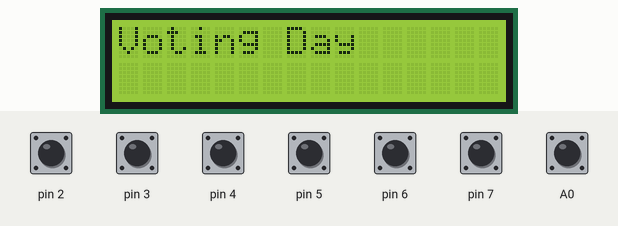
Simulated run of this sketch. Board: Arduino Uno, built with avr-gcc and run on an emulated ATmega328P. Shown: 16×2 character LCD. The inputs (shaded band) are chosen by the test bench; at power-on: A0, pin 2–7 HIGH. EEPROM starts erased; what the sketch prints to the serial monitor is not drawn.

Above: at 0.1 s.
2.8 s: pin 2 pulled LOW for 1 s
At 3.2 s:
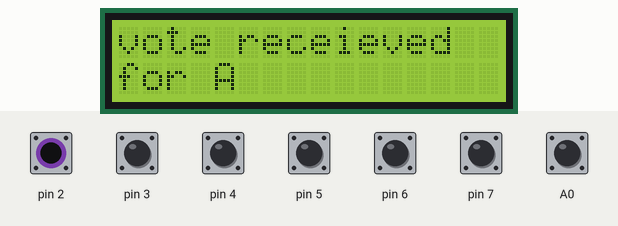
5.5 s: pin 5 pulled LOW for 0.15 s
At 6.6 s:
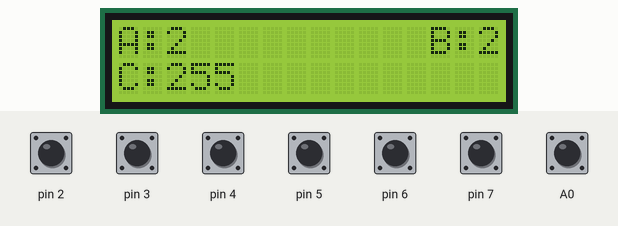
8.6 s: pin 6 pulled LOW for 1 s
At 8.75 s:
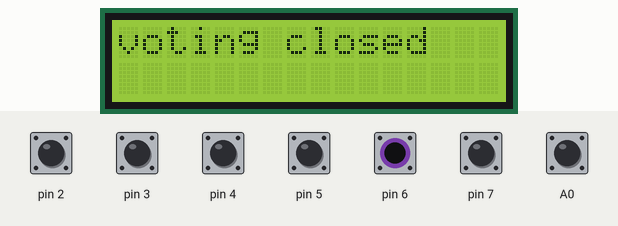
11.3 s: pin 4 pulled LOW for 0.15 s
At 11.7 s:
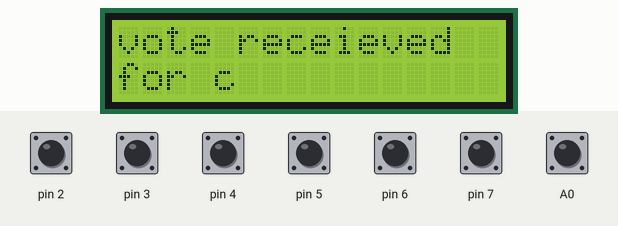
13.4 s: pin 3 pulled LOW for 0.15 s
At 13.8 s:
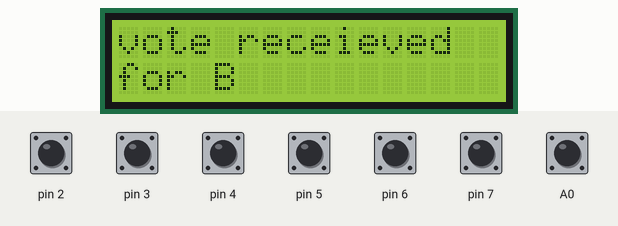
15.5 s: pin 7 pulled LOW for 0.15 s
At 16.5 s:
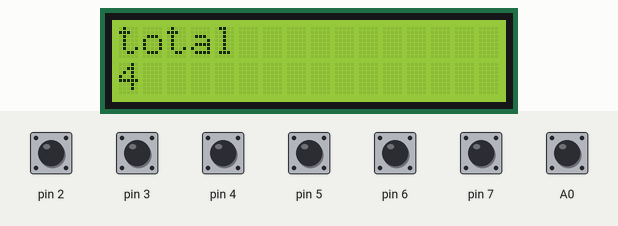
Timing chart, 0 to 18.5 s (numbered marks = the images above; inputs shaded):
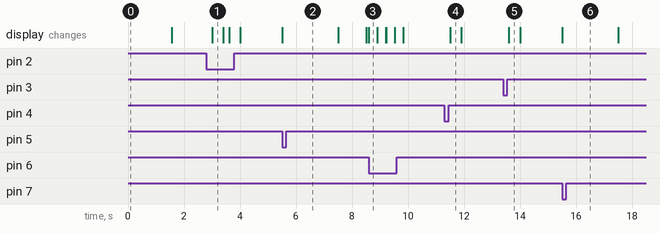

Measured:
- after the input at 2.8 s, the display: changes after 0.20 s (image 1)
- after the input at 5.5 s, the display: changes at once (image 2)
- after the input at 8.6 s, the display: changes at once (image 3)
- after the input at 11.3 s, the display: changes after 0.20 s (image 4)
- after the input at 13.4 s, the display: changes after 0.20 s (image 5)
- after the input at 15.5 s, the display: changes at once (image 6)
- what the display in image 1 shows lasts 0.4 s, from 3.0 s to 3.4 s

The sketch:

voting.ino
```cpp
#include<LiquidCrystal.h>
#include<EEPROM.h>
LiquidCrystal evm(13, 12, 11, 10, 9, 8);
int a = 0, b = 0, c = 0, flag = 1, ad1 = 0, ad2 = 1, ad3 = 2, a1, b1, c1;

void setup() {
  Serial.begin(9600);
  pinMode(13, OUTPUT);
  evm.begin(16, 2);
  for (int i = 2; i <= 7; i++)
  {
    pinMode(i, INPUT_PULLUP);
  }
  pinMode(A0, INPUT_PULLUP);

  digitalWrite(13, 1);
  evm.print("Voting Day");
  delay(1500);
  evm.clear();


}

void loop() {


  evm.clear();
  if (digitalRead(2) == 0)
  {
    a++;
    delay(200);
    evm.print("vote receieved");
    evm.setCursor(0, 1);
    evm.print("for A");
    Serial.print(a);
    delay(400);
    evm.clear();
    EEPROM.update(ad1, a);
  }
  if (digitalRead(3) == 0)
  {
    b++;
    delay(200);
    evm.print("vote receieved");
    evm.setCursor(0, 1);
    evm.print("for B");
    Serial.println(b);
    delay(400);
    evm.clear();
    EEPROM.update(ad2, b);

  }
  if (digitalRead(4) == 0)
  {
    c++;
    delay(200);
    evm.print("vote receieved");
    evm.setCursor(0, 1);
    evm.print("for c");
    Serial.println(b);
    delay(400);
    evm.clear();
    EEPROM.write(ad3, c);
  }
  if (digitalRead(6) == 0)
  {
    evm.print("voting closed");
    delay(300);
    evm.clear();

  }
  if (digitalRead(5) == 0) {
    evm.print("voting closed");
    evm.clear();
    evm.print("A:");
    a1 = EEPROM.read(ad1);
    evm.print(a1, DEC);
    evm.setCursor(13, 0);
    evm.print("B:");
    b1 = EEPROM.read(ad2);
    evm.print(b1, DEC);
    evm.setCursor(0, 1);
    evm.print("C:");
    c1 = EEPROM.read(ad3);

    evm.print(c1, DEC);
    delay(2000);
    evm.clear();

    if ((a1 > b1) && (a1 > c1))evm.print("A wins");
    else if ((b1 > a1) && (b1 > c1))evm.print("B wins");
    else evm.print("C wins");
    delay(1000);
    evm.clear();
  }
  if (digitalRead(7) == 0)
  {
    a1 = EEPROM.read(ad1);
    b1 = EEPROM.read(ad2);
        c1 = EEPROM.read(ad3);
    evm.print("total");
    evm.setCursor(0, 1);
    evm.print(a1 + b1 + c1);
    delay(2000);
  }
  if (digitalRead(A0) == 0)
  {
    for (int i = 0; i < EEPROM.length(); i++)
    {
      EEPROM.write(i, 0);
    }
    digitalWrite(13, 1);
  }


}
```
